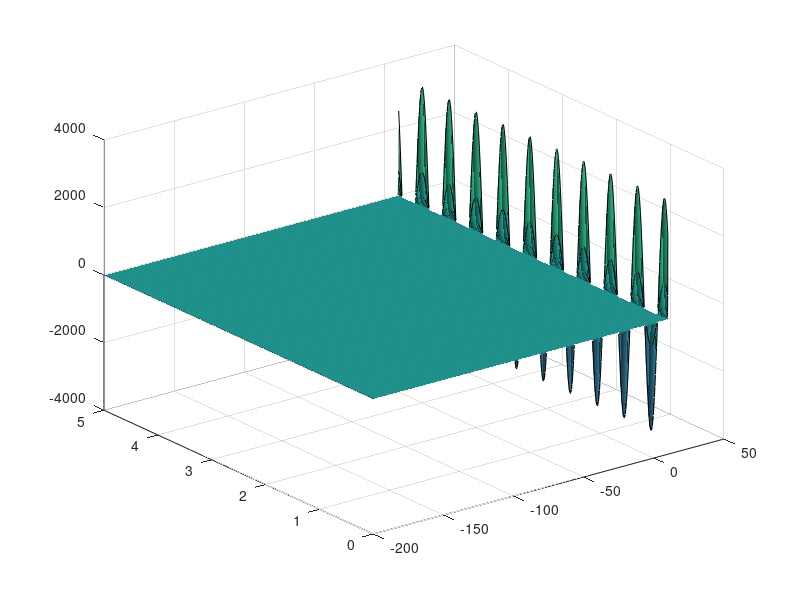

The MATLAB source for this figure:
x=-200:.1:10;
y=0:.01:5;
[X, Y]=meshgrid(x, y);
n = 20;
z = -((-5.284640398681613e-53.*n.*pi.*exp(n*pi*X /5).*sin(n*pi*Y /5))/5) -((-5.284640398681613e-53.*n.*pi.*exp(n*pi*X /5).*cos(n*pi*Y /5))/5);
surf(X,Y,z);
